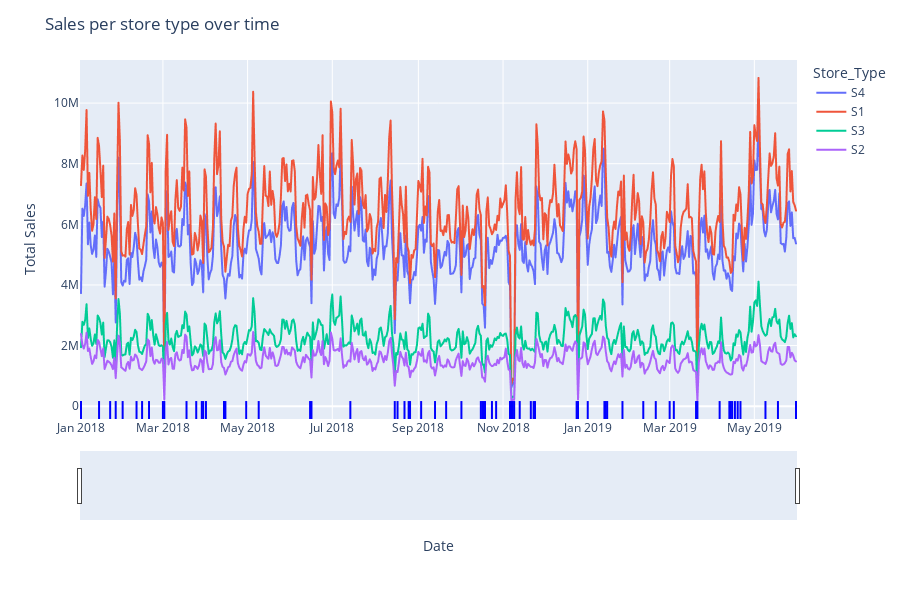
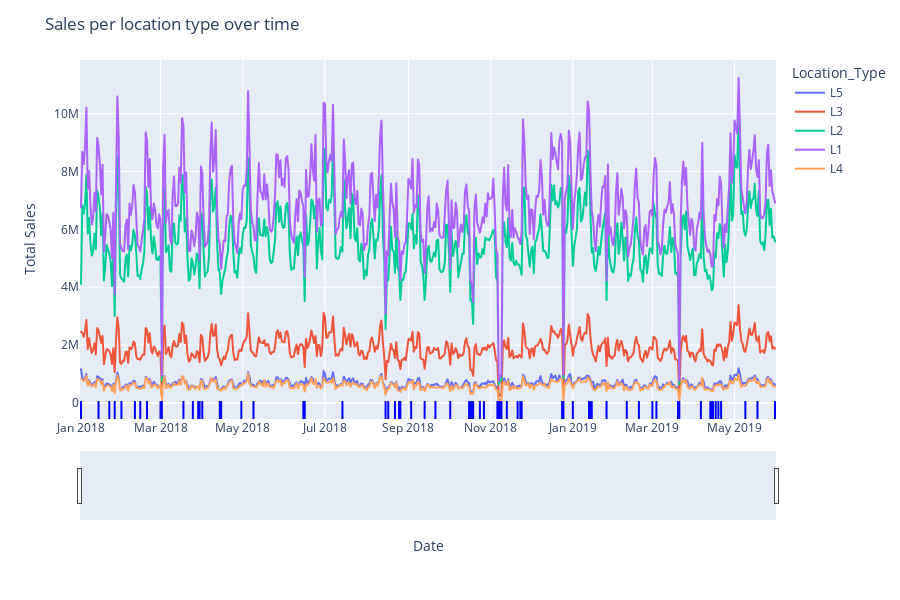
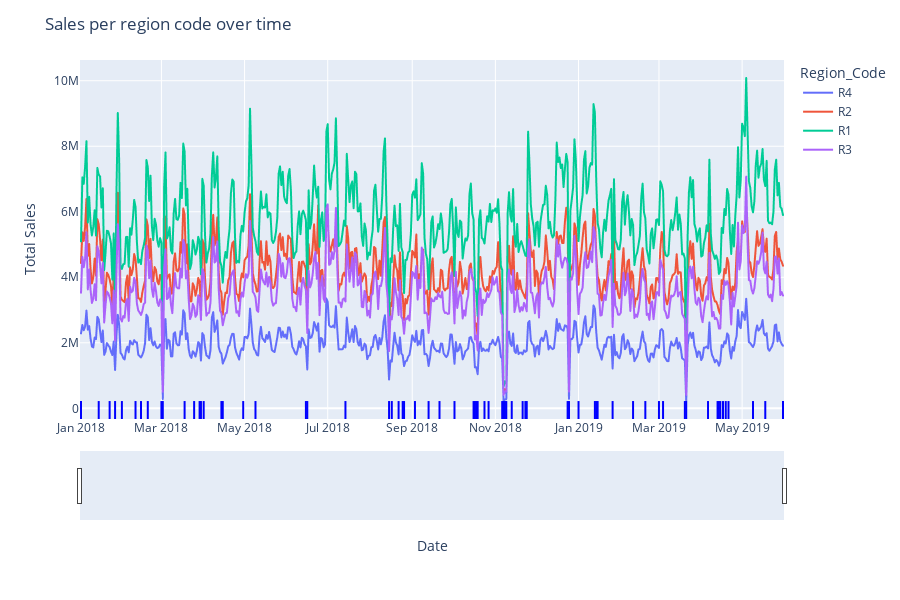

The code cell stored with these charts, in order, in its notebook:
### Code cell
def plot_grouped_time_series(df, x, y, group, title, xaxis_title, yaxis_title):
    fig = px.line(df, x=x, y=y, color=group)
    for date in holidays:
        fig.add_shape(
            type="line",
            x0=date,
            x1=date,
            y0=0.05,  
            y1=0,   
            xref="x",
            yref="paper",
            line=dict(color="blue", width=2)
        )
    fig.update_layout(
        title=title,
        xaxis_title=xaxis_title,
        yaxis_title=yaxis_title,
        xaxis_rangeslider_visible=True,
        height=600,
    )
    fig.show()


plot_grouped_time_series(train_store_type_agg, "Date", "Total_Sales", "Store_Type", "Sales per store type over time", "Date", "Total Sales")
plot_grouped_time_series(train_location_type_agg, "Date", "Total_Sales", "Location_Type", "Sales per location type over time", "Date", "Total Sales")
plot_grouped_time_series(train_region_code_agg, "Date", "Total_Sales", "Region_Code", "Sales per region code over time", "Date", "Total Sales")

### Figure 1 — Plotly figure (JSON) as saved in the notebook; plotly's stock layout.template omitted (floating-point values rounded to 4 significant figures; data arrays with more than 128 entries replaced by an {"elided": "..."} marker saying what was removed)
{"data": [{"hovertemplate": "Store_Type=S4<br>Date=%{x}<br>Total_Sales=%{y}<extra></extra>", "legendgroup": "S4", "line": {"color": "#636efa", "dash": "solid"}, "marker": {"symbol": "circle"}, "mode": "lines", "name": "S4", "showlegend": true, "type": "scattergl", "x": {"elided": "516 str values"}, "xaxis": "x", "y": {"elided": "516 int values"}, "yaxis": "y"}, {"hovertemplate": "Store_Type=S1<br>Date=%{x}<br>Total_Sales=%{y}<extra></extra>", "legendgroup": "S1", "line": {"color": "#EF553B", "dash": "solid"}, "marker": {"symbol": "circle"}, "mode": "lines", "name": "S1", "showlegend": true, "type": "scattergl", "x": {"elided": "516 str values"}, "xaxis": "x", "y": {"elided": "516 int values"}, "yaxis": "y"}, {"hovertemplate": "Store_Type=S3<br>Date=%{x}<br>Total_Sales=%{y}<extra></extra>", "legendgroup": "S3", "line": {"color": "#00cc96", "dash": "solid"}, "marker": {"symbol": "circle"}, "mode": "lines", "name": "S3", "showlegend": true, "type": "scattergl", "x": {"elided": "516 str values"}, "xaxis": "x", "y": {"elided": "516 int values"}, "yaxis": "y"}, {"hovertemplate": "Store_Type=S2<br>Date=%{x}<br>Total_Sales=%{y}<extra></extra>", "legendgroup": "S2", "line": {"color": "#ab63fa", "dash": "solid"}, "marker": {"symbol": "circle"}, "mode": "lines", "name": "S2", "showlegend": true, "type": "scattergl", "x": {"elided": "516 str values"}, "xaxis": "x", "y": {"elided": "516 int values"}, "yaxis": "y"}], "layout": {"height": 600, "legend": {"title": {"text": "Store_Type"}, "tracegroupgap": 0}, "margin": {"t": 60}, "shapes": [{"line": {"color": "blue", "width": 2}, "type": "line", "x0": "2019-04-06", "x1": "2019-04-06", "xref": "x", "y0": 0.05, "y1": 0, "yref": "paper"}, {"line": {"color": "blue", "width": 2}, "type": "line", "x0": "2018-02-19", "x1": "2018-02-19", "xref": "x", "y0": 0.05, "y1": 0, "yref": "paper"}, {"line": {"color": "blue", "width": 2}, "type": "line", "x0": "2018-03-18", "x1": "2018-03-18", "xref": "x", "y0": 0.05, "y1": 0, "yref": "paper"}, {"line": {"color": "blue", "width": 2}, "type": "line", "x0": "2018-06-16", "x1": "2018-06-16", "xref": "x", "y0": 0.05, "y1": 0, "yref": "paper"}, {"line": {"color": "blue", "width": 2}, "type": "line", "x0": "2018-11-06", "x1": "2018-11-06", "xref": "x", "y0": 0.05, "y1": 0, "yref": "paper"}, {"line": {"color": "blue", "width": 2}, "type": "line", "x0": "2019-01-15", "x1": "2019-01-15", "xref": "x", "y0": 0.05, "y1": 0, "yref": "paper"}, {"line": {"color": "blue", "width": 2}, "type": "line", "x0": "2019-03-20", "x1": "2019-03-20", "xref": "x", "y0": 0.05, "y1": 0, "yref": "paper"}, {"line": {"color": "blue", "width": 2}, "type": "line", "x0": "2019-04-21", "x1": "2019-04-21", "xref": "x", "y0": 0.05, "y1": 0, "yref": "paper"}, {"line": {"color": "blue", "width": 2}, "type": "line", "x0": "2018-01-01", "x1": "2018-01-01", "xref": "x", "y0": 0.05, "y1": 0, "yref": "paper"}, {"line": {"color": "blue", "width": 2}, "type": "line", "x0": "2018-07-14", "x1": "2018-07-14", "xref": "x", "y0": 0.05, "y1": 0, "yref": "paper"}, {"line": {"color": "blue", "width": 2}, "type": "line", "x0": "2018-08-25", "x1": "2018-08-25", "xref": "x", "y0": 0.05, "y1": 0, "yref": "paper"}, {"line": {"color": "blue", "width": 2}, "type": "line", "x0": "2018-09-21", "x1": "2018-09-21", "xref": "x", "y0": 0.05, "y1": 0, "yref": "paper"}, {"line": {"color": "blue", "width": 2}, "type": "line", "x0": "2018-11-21", "x1": "2018-11-21", "xref": "x", "y0": 0.05, "y1": 0, "yref": "paper"}, {"line": {"color": "blue", "width": 2}, "type": "line", "x0": "2018-12-25", "x1": "2018-12-25", "xref": "x", "y0": 0.05, "y1": 0, "yref": "paper"}, {"line": {"color": "blue", "width": 2}, "type": "line", "x0": "2019-01-14", "x1": "2019-01-14", "xref": "x", "y0": 0.05, "y1": 0, "yref": "paper"}, {"line": {"color": "blue", "width": 2}, "type": "line", "x0": "2019-02-19", "x1": "2019-02-19", "xref": "x", "y0": 0.05, "y1": 0, "yref": "paper"}, {"line": {"color": "blue", "width": 2}, "type": "line", "x0": "2019-03-04", "x1": "2019-03-04", "xref": "x", "y0": 0.05, "y1": 0, "yref": "paper"}, {"line": {"color": "blue", "width": 2}, "type": "line", "x0": "2019-05-18", "x1": "2019-05-18", "xref": "x", "y0": 0.05, "y1": 0, "yref": "paper"}, {"line": {"color": "blue", "width": 2}, "type": "line", "x0": "2018-01-22", "x1": "2018-01-22", "xref": "x", "y0": 0.05, "y1": 0, "yref": "paper"}, {"line": {"color": "blue", "width": 2}, "type": "line", "x0": "2018-03-02", "x1": "2018-03-02", "xref": "x", "y0": 0.05, "y1": 0, "yref": "paper"}, {"line": {"color": "blue", "width": 2}, "type": "line", "x0": "2018-10-02", "x1": "2018-10-02", "xref": "x", "y0": 0.05, "y1": 0, "yref": "paper"}, {"line": {"color": "blue", "width": 2}, "type": "line", "x0": "2018-10-18", "x1": "2018-10-18", "xref": "x", "y0": 0.05, "y1": 0, "yref": "paper"}, {"line": {"color": "blue", "width": 2}, "type": "line", "x0": "2018-11-13", "x1": "2018-11-13", "xref": "x", "y0": 0.05, "y1": 0, "yref": "paper"}, {"line": {"color": "blue", "width": 2}, "type": "line", "x0": "2018-12-24", "x1": "2018-12-24", "xref": "x", "y0": 0.05, "y1": 0, "yref": "paper"}, {"line": {"color": "blue", "width": 2}, "type": "line", "x0": "2019-01-01", "x1": "2019-01-01", "xref": "x", "y0": 0.05, "y1": 0, "yref": "paper"}, {"line": {"color": "blue", "width": 2}, "type": "line", "x0": "2019-03-01", "x1": "2019-03-01", "xref": "x", "y0": 0.05, "y1": 0, "yref": "paper"}, {"line": {"color": "blue", "width": 2}, "type": "line", "x0": "2018-01-26", "x1": "2018-01-26", "xref": "x", "y0": 0.05, "y1": 0, "yref": "paper"}, {"line": {"color": "blue", "width": 2}, "type": "line", "x0": "2018-04-01", "x1": "2018-04-01", "xref": "x", "y0": 0.05, "y1": 0, "yref": "paper"}, {"line": {"color": "blue", "width": 2}, "type": "line", "x0": "2018-04-15", "x1": "2018-04-15", "xref": "x", "y0": 0.05, "y1": 0, "yref": "paper"}, {"line": {"color": "blue", "width": 2}, "type": "line", "x0": "2018-05-09", "x1": "2018-05-09", "xref": "x", "y0": 0.05, "y1": 0, "yref": "paper"}, {"line": {"color": "blue", "width": 2}, "type": "line", "x0": "2018-06-15", "x1": "2018-06-15", "xref": "x", "y0": 0.05, "y1": 0, "yref": "paper"}, {"line": {"color": "blue", "width": 2}, "type": "line", "x0": "2018-09-03", "x1": "2018-09-03", "xref": "x", "y0": 0.05, "y1": 0, "yref": "paper"}, {"line": {"color": "blue", "width": 2}, "type": "line", "x0": "2018-10-17", "x1": "2018-10-17", "xref": "x", "y0": 0.05, "y1": 0, "yref": "paper"}, {"line": {"color": "blue", "width": 2}, "type": "line", "x0": "2018-10-27", "x1": "2018-10-27", "xref": "x", "y0": 0.05, "y1": 0, "yref": "paper"}, {"line": {"color": "blue", "width": 2}, "type": "line", "x0": "2018-11-23", "x1": "2018-11-23", "xref": "x", "y0": 0.05, "y1": 0, "yref": "paper"}, {"line": {"color": "blue", "width": 2}, "type": "line", "x0": "2018-11-24", "x1": "2018-11-24", "xref": "x", "y0": 0.05, "y1": 0, "yref": "paper"}, {"line": {"color": "blue", "width": 2}, "type": "line", "x0": "2019-04-13", "x1": "2019-04-13", "xref": "x", "y0": 0.05, "y1": 0, "yref": "paper"}, {"line": {"color": "blue", "width": 2}, "type": "line", "x0": "2018-02-10", "x1": "2018-02-10", "xref": "x", "y0": 0.05, "y1": 0, "yref": "paper"}, {"line": {"color": "blue", "width": 2}, "type": "line", "x0": "2018-03-01", "x1": "2018-03-01", "xref": "x", "y0": 0.05, "y1": 0, "yref": "paper"}, {"line": {"color": "blue", "width": 2}, "type": "line", "x0": "2018-04-30", "x1": "2018-04-30", "xref": "x", "y0": 0.05, "y1": 0, "yref": "paper"}, {"line": {"color": "blue", "width": 2}, "type": "line", "x0": "2018-08-15", "x1": "2018-08-15", "xref": "x", "y0": 0.05, "y1": 0, "yref": "paper"}, {"line": {"color": "blue", "width": 2}, "type": "line", "x0": "2018-08-17", "x1": "2018-08-17", "xref": "x", "y0": 0.05, "y1": 0, "yref": "paper"}, {"line": {"color": "blue", "width": 2}, "type": "line", "x0": "2018-09-13", "x1": "2018-09-13", "xref": "x", "y0": 0.05, "y1": 0, "yref": "paper"}, {"line": {"color": "blue", "width": 2}, "type": "line", "x0": "2019-01-26", "x1": "2019-01-26", "xref": "x", "y0": 0.05, "y1": 0, "yref": "paper"}, {"line": {"color": "blue", "width": 2}, "type": "line", "x0": "2019-02-10", "x1": "2019-02-10", "xref": "x", "y0": 0.05, "y1": 0, "yref": "paper"}, {"line": {"color": "blue", "width": 2}, "type": "line", "x0": "2019-04-15", "x1": "2019-04-15", "xref": "x", "y0": 0.05, "y1": 0, "yref": "paper"}, {"line": {"color": "blue", "width": 2}, "type": "line", "x0": "2019-05-31", "x1": "2019-05-31", "xref": "x", "y0": 0.05, "y1": 0, "yref": "paper"}, {"line": {"color": "blue", "width": 2}, "type": "line", "x0": "2018-01-31", "x1": "2018-01-31", "xref": "x", "y0": 0.05, "y1": 0, "yref": "paper"}, {"line": {"color": "blue", "width": 2}, "type": "line", "x0": "2018-03-29", "x1": "2018-03-29", "xref": "x", "y0": 0.05, "y1": 0, "yref": "paper"}, {"line": {"color": "blue", "width": 2}, "type": "line", "x0": "2018-03-30", "x1": "2018-03-30", "xref": "x", "y0": 0.05, "y1": 0, "yref": "paper"}, {"line": {"color": "blue", "width": 2}, "type": "line", "x0": "2018-10-16", "x1": "2018-10-16", "xref": "x", "y0": 0.05, "y1": 0, "yref": "paper"}, {"line": {"color": "blue", "width": 2}, "type": "line", "x0": "2018-10-19", "x1": "2018-10-19", "xref": "x", "y0": 0.05, "y1": 0, "yref": "paper"}, {"line": {"color": "blue", "width": 2}, "type": "line", "x0": "2018-11-08", "x1": "2018-11-08", "xref": "x", "y0": 0.05, "y1": 0, "yref": "paper"}, {"line": {"color": "blue", "width": 2}, "type": "line", "x0": "2018-01-14", "x1": "2018-01-14", "xref": "x", "y0": 0.05, "y1": 0, "yref": "paper"}, {"line": {"color": "blue", "width": 2}, "type": "line", "x0": "2018-02-14", "x1": "2018-02-14", "xref": "x", "y0": 0.05, "y1": 0, "yref": "paper"}, {"line": {"color": "blue", "width": 2}, "type": "line", "x0": "2018-04-14", "x1": "2018-04-14", "xref": "x", "y0": 0.05, "y1": 0, "yref": "paper"}, {"line": {"color": "blue", "width": 2}, "type": "line", "x0": "2018-08-22", "x1": "2018-08-22", "xref": "x", "y0": 0.05, "y1": 0, "yref": "paper"}, {"line": {"color": "blue", "width": 2}, "type": "line", "x0": "2018-10-24", "x1": "2018-10-24", "xref": "x", "y0": 0.05, "y1": 0, "yref": "paper"}, {"line": {"color": "blue", "width": 2}, "type": "line", "x0": "2018-11-09", "x1": "2018-11-09", "xref": "x", "y0": 0.05, "y1": 0, "yref": "paper"}, {"line": {"color": "blue", "width": 2}, "type": "line", "x0": "2019-01-13", "x1": "2019-01-13", "xref": "x", "y0": 0.05, "y1": 0, "yref": "paper"}, {"line": {"color": "blue", "width": 2}, "type": "line", "x0": "2019-03-21", "x1": "2019-03-21", "xref": "x", "y0": 0.05, "y1": 0, "yref": "paper"}, {"line": {"color": "blue", "width": 2}, "type": "line", "x0": "2019-04-14", "x1": "2019-04-14", "xref": "x", "y0": 0.05, "y1": 0, "yref": "paper"}, {"line": {"color": "blue", "width": 2}, "type": "line", "x0": "2019-04-17", "x1": "2019-04-17", "xref": "x", "y0": 0.05, "y1": 0, "yref": "paper"}, {"line": {"color": "blue", "width": 2}, "type": "line", "x0": "2019-04-19", "x1": "2019-04-19", "xref": "x", "y0": 0.05, "y1": 0, "yref": "paper"}, {"line": {"color": "blue", "width": 2}, "type": "line", "x0": "2019-05-09", "x1": "2019-05-09", "xref": "x", "y0": 0.05, "y1": 0, "yref": "paper"}, {"line": {"color": "blue", "width": 2}, "type": "line", "x0": "2018-03-25", "x1": "2018-03-25", "xref": "x", "y0": 0.05, "y1": 0, "yref": "paper"}, {"line": {"color": "blue", "width": 2}, "type": "line", "x0": "2018-08-26", "x1": "2018-08-26", "xref": "x", "y0": 0.05, "y1": 0, "yref": "paper"}, {"line": {"color": "blue", "width": 2}, "type": "line", "x0": "2018-11-07", "x1": "2018-11-07", "xref": "x", "y0": 0.05, "y1": 0, "yref": "paper"}], "title": {"text": "Sales per store type over time"}, "xaxis": {"anchor": "y", "domain": [0, 1], "rangeslider": {"visible": true}, "title": {"text": "Date"}}, "yaxis": {"anchor": "x", "domain": [0, 1], "title": {"text": "Total Sales"}}}}

### Figure 2 — Plotly figure (JSON) as saved in the notebook; plotly's stock layout.template omitted (floating-point values rounded to 4 significant figures; data arrays with more than 128 entries replaced by an {"elided": "..."} marker saying what was removed)
{"data": [{"hovertemplate": "Location_Type=L5<br>Date=%{x}<br>Total_Sales=%{y}<extra></extra>", "legendgroup": "L5", "line": {"color": "#636efa", "dash": "solid"}, "marker": {"symbol": "circle"}, "mode": "lines", "name": "L5", "showlegend": true, "type": "scattergl", "x": {"elided": "516 str values"}, "xaxis": "x", "y": {"elided": "516 int values"}, "yaxis": "y"}, {"hovertemplate": "Location_Type=L3<br>Date=%{x}<br>Total_Sales=%{y}<extra></extra>", "legendgroup": "L3", "line": {"color": "#EF553B", "dash": "solid"}, "marker": {"symbol": "circle"}, "mode": "lines", "name": "L3", "showlegend": true, "type": "scattergl", "x": {"elided": "516 str values"}, "xaxis": "x", "y": {"elided": "516 int values"}, "yaxis": "y"}, {"hovertemplate": "Location_Type=L2<br>Date=%{x}<br>Total_Sales=%{y}<extra></extra>", "legendgroup": "L2", "line": {"color": "#00cc96", "dash": "solid"}, "marker": {"symbol": "circle"}, "mode": "lines", "name": "L2", "showlegend": true, "type": "scattergl", "x": {"elided": "516 str values"}, "xaxis": "x", "y": {"elided": "516 int values"}, "yaxis": "y"}, {"hovertemplate": "Location_Type=L1<br>Date=%{x}<br>Total_Sales=%{y}<extra></extra>", "legendgroup": "L1", "line": {"color": "#ab63fa", "dash": "solid"}, "marker": {"symbol": "circle"}, "mode": "lines", "name": "L1", "showlegend": true, "type": "scattergl", "x": {"elided": "516 str values"}, "xaxis": "x", "y": {"elided": "516 int values"}, "yaxis": "y"}, {"hovertemplate": "Location_Type=L4<br>Date=%{x}<br>Total_Sales=%{y}<extra></extra>", "legendgroup": "L4", "line": {"color": "#FFA15A", "dash": "solid"}, "marker": {"symbol": "circle"}, "mode": "lines", "name": "L4", "showlegend": true, "type": "scattergl", "x": {"elided": "516 str values"}, "xaxis": "x", "y": {"elided": "516 int values"}, "yaxis": "y"}], "layout": {"height": 600, "legend": {"title": {"text": "Location_Type"}, "tracegroupgap": 0}, "margin": {"t": 60}, "shapes": [{"line": {"color": "blue", "width": 2}, "type": "line", "x0": "2019-04-06", "x1": "2019-04-06", "xref": "x", "y0": 0.05, "y1": 0, "yref": "paper"}, {"line": {"color": "blue", "width": 2}, "type": "line", "x0": "2018-02-19", "x1": "2018-02-19", "xref": "x", "y0": 0.05, "y1": 0, "yref": "paper"}, {"line": {"color": "blue", "width": 2}, "type": "line", "x0": "2018-03-18", "x1": "2018-03-18", "xref": "x", "y0": 0.05, "y1": 0, "yref": "paper"}, {"line": {"color": "blue", "width": 2}, "type": "line", "x0": "2018-06-16", "x1": "2018-06-16", "xref": "x", "y0": 0.05, "y1": 0, "yref": "paper"}, {"line": {"color": "blue", "width": 2}, "type": "line", "x0": "2018-11-06", "x1": "2018-11-06", "xref": "x", "y0": 0.05, "y1": 0, "yref": "paper"}, {"line": {"color": "blue", "width": 2}, "type": "line", "x0": "2019-01-15", "x1": "2019-01-15", "xref": "x", "y0": 0.05, "y1": 0, "yref": "paper"}, {"line": {"color": "blue", "width": 2}, "type": "line", "x0": "2019-03-20", "x1": "2019-03-20", "xref": "x", "y0": 0.05, "y1": 0, "yref": "paper"}, {"line": {"color": "blue", "width": 2}, "type": "line", "x0": "2019-04-21", "x1": "2019-04-21", "xref": "x", "y0": 0.05, "y1": 0, "yref": "paper"}, {"line": {"color": "blue", "width": 2}, "type": "line", "x0": "2018-01-01", "x1": "2018-01-01", "xref": "x", "y0": 0.05, "y1": 0, "yref": "paper"}, {"line": {"color": "blue", "width": 2}, "type": "line", "x0": "2018-07-14", "x1": "2018-07-14", "xref": "x", "y0": 0.05, "y1": 0, "yref": "paper"}, {"line": {"color": "blue", "width": 2}, "type": "line", "x0": "2018-08-25", "x1": "2018-08-25", "xref": "x", "y0": 0.05, "y1": 0, "yref": "paper"}, {"line": {"color": "blue", "width": 2}, "type": "line", "x0": "2018-09-21", "x1": "2018-09-21", "xref": "x", "y0": 0.05, "y1": 0, "yref": "paper"}, {"line": {"color": "blue", "width": 2}, "type": "line", "x0": "2018-11-21", "x1": "2018-11-21", "xref": "x", "y0": 0.05, "y1": 0, "yref": "paper"}, {"line": {"color": "blue", "width": 2}, "type": "line", "x0": "2018-12-25", "x1": "2018-12-25", "xref": "x", "y0": 0.05, "y1": 0, "yref": "paper"}, {"line": {"color": "blue", "width": 2}, "type": "line", "x0": "2019-01-14", "x1": "2019-01-14", "xref": "x", "y0": 0.05, "y1": 0, "yref": "paper"}, {"line": {"color": "blue", "width": 2}, "type": "line", "x0": "2019-02-19", "x1": "2019-02-19", "xref": "x", "y0": 0.05, "y1": 0, "yref": "paper"}, {"line": {"color": "blue", "width": 2}, "type": "line", "x0": "2019-03-04", "x1": "2019-03-04", "xref": "x", "y0": 0.05, "y1": 0, "yref": "paper"}, {"line": {"color": "blue", "width": 2}, "type": "line", "x0": "2019-05-18", "x1": "2019-05-18", "xref": "x", "y0": 0.05, "y1": 0, "yref": "paper"}, {"line": {"color": "blue", "width": 2}, "type": "line", "x0": "2018-01-22", "x1": "2018-01-22", "xref": "x", "y0": 0.05, "y1": 0, "yref": "paper"}, {"line": {"color": "blue", "width": 2}, "type": "line", "x0": "2018-03-02", "x1": "2018-03-02", "xref": "x", "y0": 0.05, "y1": 0, "yref": "paper"}, {"line": {"color": "blue", "width": 2}, "type": "line", "x0": "2018-10-02", "x1": "2018-10-02", "xref": "x", "y0": 0.05, "y1": 0, "yref": "paper"}, {"line": {"color": "blue", "width": 2}, "type": "line", "x0": "2018-10-18", "x1": "2018-10-18", "xref": "x", "y0": 0.05, "y1": 0, "yref": "paper"}, {"line": {"color": "blue", "width": 2}, "type": "line", "x0": "2018-11-13", "x1": "2018-11-13", "xref": "x", "y0": 0.05, "y1": 0, "yref": "paper"}, {"line": {"color": "blue", "width": 2}, "type": "line", "x0": "2018-12-24", "x1": "2018-12-24", "xref": "x", "y0": 0.05, "y1": 0, "yref": "paper"}, {"line": {"color": "blue", "width": 2}, "type": "line", "x0": "2019-01-01", "x1": "2019-01-01", "xref": "x", "y0": 0.05, "y1": 0, "yref": "paper"}, {"line": {"color": "blue", "width": 2}, "type": "line", "x0": "2019-03-01", "x1": "2019-03-01", "xref": "x", "y0": 0.05, "y1": 0, "yref": "paper"}, {"line": {"color": "blue", "width": 2}, "type": "line", "x0": "2018-01-26", "x1": "2018-01-26", "xref": "x", "y0": 0.05, "y1": 0, "yref": "paper"}, {"line": {"color": "blue", "width": 2}, "type": "line", "x0": "2018-04-01", "x1": "2018-04-01", "xref": "x", "y0": 0.05, "y1": 0, "yref": "paper"}, {"line": {"color": "blue", "width": 2}, "type": "line", "x0": "2018-04-15", "x1": "2018-04-15", "xref": "x", "y0": 0.05, "y1": 0, "yref": "paper"}, {"line": {"color": "blue", "width": 2}, "type": "line", "x0": "2018-05-09", "x1": "2018-05-09", "xref": "x", "y0": 0.05, "y1": 0, "yref": "paper"}, {"line": {"color": "blue", "width": 2}, "type": "line", "x0": "2018-06-15", "x1": "2018-06-15", "xref": "x", "y0": 0.05, "y1": 0, "yref": "paper"}, {"line": {"color": "blue", "width": 2}, "type": "line", "x0": "2018-09-03", "x1": "2018-09-03", "xref": "x", "y0": 0.05, "y1": 0, "yref": "paper"}, {"line": {"color": "blue", "width": 2}, "type": "line", "x0": "2018-10-17", "x1": "2018-10-17", "xref": "x", "y0": 0.05, "y1": 0, "yref": "paper"}, {"line": {"color": "blue", "width": 2}, "type": "line", "x0": "2018-10-27", "x1": "2018-10-27", "xref": "x", "y0": 0.05, "y1": 0, "yref": "paper"}, {"line": {"color": "blue", "width": 2}, "type": "line", "x0": "2018-11-23", "x1": "2018-11-23", "xref": "x", "y0": 0.05, "y1": 0, "yref": "paper"}, {"line": {"color": "blue", "width": 2}, "type": "line", "x0": "2018-11-24", "x1": "2018-11-24", "xref": "x", "y0": 0.05, "y1": 0, "yref": "paper"}, {"line": {"color": "blue", "width": 2}, "type": "line", "x0": "2019-04-13", "x1": "2019-04-13", "xref": "x", "y0": 0.05, "y1": 0, "yref": "paper"}, {"line": {"color": "blue", "width": 2}, "type": "line", "x0": "2018-02-10", "x1": "2018-02-10", "xref": "x", "y0": 0.05, "y1": 0, "yref": "paper"}, {"line": {"color": "blue", "width": 2}, "type": "line", "x0": "2018-03-01", "x1": "2018-03-01", "xref": "x", "y0": 0.05, "y1": 0, "yref": "paper"}, {"line": {"color": "blue", "width": 2}, "type": "line", "x0": "2018-04-30", "x1": "2018-04-30", "xref": "x", "y0": 0.05, "y1": 0, "yref": "paper"}, {"line": {"color": "blue", "width": 2}, "type": "line", "x0": "2018-08-15", "x1": "2018-08-15", "xref": "x", "y0": 0.05, "y1": 0, "yref": "paper"}, {"line": {"color": "blue", "width": 2}, "type": "line", "x0": "2018-08-17", "x1": "2018-08-17", "xref": "x", "y0": 0.05, "y1": 0, "yref": "paper"}, {"line": {"color": "blue", "width": 2}, "type": "line", "x0": "2018-09-13", "x1": "2018-09-13", "xref": "x", "y0": 0.05, "y1": 0, "yref": "paper"}, {"line": {"color": "blue", "width": 2}, "type": "line", "x0": "2019-01-26", "x1": "2019-01-26", "xref": "x", "y0": 0.05, "y1": 0, "yref": "paper"}, {"line": {"color": "blue", "width": 2}, "type": "line", "x0": "2019-02-10", "x1": "2019-02-10", "xref": "x", "y0": 0.05, "y1": 0, "yref": "paper"}, {"line": {"color": "blue", "width": 2}, "type": "line", "x0": "2019-04-15", "x1": "2019-04-15", "xref": "x", "y0": 0.05, "y1": 0, "yref": "paper"}, {"line": {"color": "blue", "width": 2}, "type": "line", "x0": "2019-05-31", "x1": "2019-05-31", "xref": "x", "y0": 0.05, "y1": 0, "yref": "paper"}, {"line": {"color": "blue", "width": 2}, "type": "line", "x0": "2018-01-31", "x1": "2018-01-31", "xref": "x", "y0": 0.05, "y1": 0, "yref": "paper"}, {"line": {"color": "blue", "width": 2}, "type": "line", "x0": "2018-03-29", "x1": "2018-03-29", "xref": "x", "y0": 0.05, "y1": 0, "yref": "paper"}, {"line": {"color": "blue", "width": 2}, "type": "line", "x0": "2018-03-30", "x1": "2018-03-30", "xref": "x", "y0": 0.05, "y1": 0, "yref": "paper"}, {"line": {"color": "blue", "width": 2}, "type": "line", "x0": "2018-10-16", "x1": "2018-10-16", "xref": "x", "y0": 0.05, "y1": 0, "yref": "paper"}, {"line": {"color": "blue", "width": 2}, "type": "line", "x0": "2018-10-19", "x1": "2018-10-19", "xref": "x", "y0": 0.05, "y1": 0, "yref": "paper"}, {"line": {"color": "blue", "width": 2}, "type": "line", "x0": "2018-11-08", "x1": "2018-11-08", "xref": "x", "y0": 0.05, "y1": 0, "yref": "paper"}, {"line": {"color": "blue", "width": 2}, "type": "line", "x0": "2018-01-14", "x1": "2018-01-14", "xref": "x", "y0": 0.05, "y1": 0, "yref": "paper"}, {"line": {"color": "blue", "width": 2}, "type": "line", "x0": "2018-02-14", "x1": "2018-02-14", "xref": "x", "y0": 0.05, "y1": 0, "yref": "paper"}, {"line": {"color": "blue", "width": 2}, "type": "line", "x0": "2018-04-14", "x1": "2018-04-14", "xref": "x", "y0": 0.05, "y1": 0, "yref": "paper"}, {"line": {"color": "blue", "width": 2}, "type": "line", "x0": "2018-08-22", "x1": "2018-08-22", "xref": "x", "y0": 0.05, "y1": 0, "yref": "paper"}, {"line": {"color": "blue", "width": 2}, "type": "line", "x0": "2018-10-24", "x1": "2018-10-24", "xref": "x", "y0": 0.05, "y1": 0, "yref": "paper"}, {"line": {"color": "blue", "width": 2}, "type": "line", "x0": "2018-11-09", "x1": "2018-11-09", "xref": "x", "y0": 0.05, "y1": 0, "yref": "paper"}, {"line": {"color": "blue", "width": 2}, "type": "line", "x0": "2019-01-13", "x1": "2019-01-13", "xref": "x", "y0": 0.05, "y1": 0, "yref": "paper"}, {"line": {"color": "blue", "width": 2}, "type": "line", "x0": "2019-03-21", "x1": "2019-03-21", "xref": "x", "y0": 0.05, "y1": 0, "yref": "paper"}, {"line": {"color": "blue", "width": 2}, "type": "line", "x0": "2019-04-14", "x1": "2019-04-14", "xref": "x", "y0": 0.05, "y1": 0, "yref": "paper"}, {"line": {"color": "blue", "width": 2}, "type": "line", "x0": "2019-04-17", "x1": "2019-04-17", "xref": "x", "y0": 0.05, "y1": 0, "yref": "paper"}, {"line": {"color": "blue", "width": 2}, "type": "line", "x0": "2019-04-19", "x1": "2019-04-19", "xref": "x", "y0": 0.05, "y1": 0, "yref": "paper"}, {"line": {"color": "blue", "width": 2}, "type": "line", "x0": "2019-05-09", "x1": "2019-05-09", "xref": "x", "y0": 0.05, "y1": 0, "yref": "paper"}, {"line": {"color": "blue", "width": 2}, "type": "line", "x0": "2018-03-25", "x1": "2018-03-25", "xref": "x", "y0": 0.05, "y1": 0, "yref": "paper"}, {"line": {"color": "blue", "width": 2}, "type": "line", "x0": "2018-08-26", "x1": "2018-08-26", "xref": "x", "y0": 0.05, "y1": 0, "yref": "paper"}, {"line": {"color": "blue", "width": 2}, "type": "line", "x0": "2018-11-07", "x1": "2018-11-07", "xref": "x", "y0": 0.05, "y1": 0, "yref": "paper"}], "title": {"text": "Sales per location type over time"}, "xaxis": {"anchor": "y", "domain": [0, 1], "rangeslider": {"visible": true}, "title": {"text": "Date"}}, "yaxis": {"anchor": "x", "domain": [0, 1], "title": {"text": "Total Sales"}}}}

### Figure 3 — Plotly figure (JSON) as saved in the notebook; plotly's stock layout.template omitted (floating-point values rounded to 4 significant figures; data arrays with more than 128 entries replaced by an {"elided": "..."} marker saying what was removed)
{"data": [{"hovertemplate": "Region_Code=R4<br>Date=%{x}<br>Total_Sales=%{y}<extra></extra>", "legendgroup": "R4", "line": {"color": "#636efa", "dash": "solid"}, "marker": {"symbol": "circle"}, "mode": "lines", "name": "R4", "showlegend": true, "type": "scattergl", "x": {"elided": "516 str values"}, "xaxis": "x", "y": {"elided": "516 int values"}, "yaxis": "y"}, {"hovertemplate": "Region_Code=R2<br>Date=%{x}<br>Total_Sales=%{y}<extra></extra>", "legendgroup": "R2", "line": {"color": "#EF553B", "dash": "solid"}, "marker": {"symbol": "circle"}, "mode": "lines", "name": "R2", "showlegend": true, "type": "scattergl", "x": {"elided": "516 str values"}, "xaxis": "x", "y": {"elided": "516 int values"}, "yaxis": "y"}, {"hovertemplate": "Region_Code=R1<br>Date=%{x}<br>Total_Sales=%{y}<extra></extra>", "legendgroup": "R1", "line": {"color": "#00cc96", "dash": "solid"}, "marker": {"symbol": "circle"}, "mode": "lines", "name": "R1", "showlegend": true, "type": "scattergl", "x": {"elided": "516 str values"}, "xaxis": "x", "y": {"elided": "516 int values"}, "yaxis": "y"}, {"hovertemplate": "Region_Code=R3<br>Date=%{x}<br>Total_Sales=%{y}<extra></extra>", "legendgroup": "R3", "line": {"color": "#ab63fa", "dash": "solid"}, "marker": {"symbol": "circle"}, "mode": "lines", "name": "R3", "showlegend": true, "type": "scattergl", "x": {"elided": "516 str values"}, "xaxis": "x", "y": {"elided": "516 int values"}, "yaxis": "y"}], "layout": {"height": 600, "legend": {"title": {"text": "Region_Code"}, "tracegroupgap": 0}, "margin": {"t": 60}, "shapes": [{"line": {"color": "blue", "width": 2}, "type": "line", "x0": "2019-04-06", "x1": "2019-04-06", "xref": "x", "y0": 0.05, "y1": 0, "yref": "paper"}, {"line": {"color": "blue", "width": 2}, "type": "line", "x0": "2018-02-19", "x1": "2018-02-19", "xref": "x", "y0": 0.05, "y1": 0, "yref": "paper"}, {"line": {"color": "blue", "width": 2}, "type": "line", "x0": "2018-03-18", "x1": "2018-03-18", "xref": "x", "y0": 0.05, "y1": 0, "yref": "paper"}, {"line": {"color": "blue", "width": 2}, "type": "line", "x0": "2018-06-16", "x1": "2018-06-16", "xref": "x", "y0": 0.05, "y1": 0, "yref": "paper"}, {"line": {"color": "blue", "width": 2}, "type": "line", "x0": "2018-11-06", "x1": "2018-11-06", "xref": "x", "y0": 0.05, "y1": 0, "yref": "paper"}, {"line": {"color": "blue", "width": 2}, "type": "line", "x0": "2019-01-15", "x1": "2019-01-15", "xref": "x", "y0": 0.05, "y1": 0, "yref": "paper"}, {"line": {"color": "blue", "width": 2}, "type": "line", "x0": "2019-03-20", "x1": "2019-03-20", "xref": "x", "y0": 0.05, "y1": 0, "yref": "paper"}, {"line": {"color": "blue", "width": 2}, "type": "line", "x0": "2019-04-21", "x1": "2019-04-21", "xref": "x", "y0": 0.05, "y1": 0, "yref": "paper"}, {"line": {"color": "blue", "width": 2}, "type": "line", "x0": "2018-01-01", "x1": "2018-01-01", "xref": "x", "y0": 0.05, "y1": 0, "yref": "paper"}, {"line": {"color": "blue", "width": 2}, "type": "line", "x0": "2018-07-14", "x1": "2018-07-14", "xref": "x", "y0": 0.05, "y1": 0, "yref": "paper"}, {"line": {"color": "blue", "width": 2}, "type": "line", "x0": "2018-08-25", "x1": "2018-08-25", "xref": "x", "y0": 0.05, "y1": 0, "yref": "paper"}, {"line": {"color": "blue", "width": 2}, "type": "line", "x0": "2018-09-21", "x1": "2018-09-21", "xref": "x", "y0": 0.05, "y1": 0, "yref": "paper"}, {"line": {"color": "blue", "width": 2}, "type": "line", "x0": "2018-11-21", "x1": "2018-11-21", "xref": "x", "y0": 0.05, "y1": 0, "yref": "paper"}, {"line": {"color": "blue", "width": 2}, "type": "line", "x0": "2018-12-25", "x1": "2018-12-25", "xref": "x", "y0": 0.05, "y1": 0, "yref": "paper"}, {"line": {"color": "blue", "width": 2}, "type": "line", "x0": "2019-01-14", "x1": "2019-01-14", "xref": "x", "y0": 0.05, "y1": 0, "yref": "paper"}, {"line": {"color": "blue", "width": 2}, "type": "line", "x0": "2019-02-19", "x1": "2019-02-19", "xref": "x", "y0": 0.05, "y1": 0, "yref": "paper"}, {"line": {"color": "blue", "width": 2}, "type": "line", "x0": "2019-03-04", "x1": "2019-03-04", "xref": "x", "y0": 0.05, "y1": 0, "yref": "paper"}, {"line": {"color": "blue", "width": 2}, "type": "line", "x0": "2019-05-18", "x1": "2019-05-18", "xref": "x", "y0": 0.05, "y1": 0, "yref": "paper"}, {"line": {"color": "blue", "width": 2}, "type": "line", "x0": "2018-01-22", "x1": "2018-01-22", "xref": "x", "y0": 0.05, "y1": 0, "yref": "paper"}, {"line": {"color": "blue", "width": 2}, "type": "line", "x0": "2018-03-02", "x1": "2018-03-02", "xref": "x", "y0": 0.05, "y1": 0, "yref": "paper"}, {"line": {"color": "blue", "width": 2}, "type": "line", "x0": "2018-10-02", "x1": "2018-10-02", "xref": "x", "y0": 0.05, "y1": 0, "yref": "paper"}, {"line": {"color": "blue", "width": 2}, "type": "line", "x0": "2018-10-18", "x1": "2018-10-18", "xref": "x", "y0": 0.05, "y1": 0, "yref": "paper"}, {"line": {"color": "blue", "width": 2}, "type": "line", "x0": "2018-11-13", "x1": "2018-11-13", "xref": "x", "y0": 0.05, "y1": 0, "yref": "paper"}, {"line": {"color": "blue", "width": 2}, "type": "line", "x0": "2018-12-24", "x1": "2018-12-24", "xref": "x", "y0": 0.05, "y1": 0, "yref": "paper"}, {"line": {"color": "blue", "width": 2}, "type": "line", "x0": "2019-01-01", "x1": "2019-01-01", "xref": "x", "y0": 0.05, "y1": 0, "yref": "paper"}, {"line": {"color": "blue", "width": 2}, "type": "line", "x0": "2019-03-01", "x1": "2019-03-01", "xref": "x", "y0": 0.05, "y1": 0, "yref": "paper"}, {"line": {"color": "blue", "width": 2}, "type": "line", "x0": "2018-01-26", "x1": "2018-01-26", "xref": "x", "y0": 0.05, "y1": 0, "yref": "paper"}, {"line": {"color": "blue", "width": 2}, "type": "line", "x0": "2018-04-01", "x1": "2018-04-01", "xref": "x", "y0": 0.05, "y1": 0, "yref": "paper"}, {"line": {"color": "blue", "width": 2}, "type": "line", "x0": "2018-04-15", "x1": "2018-04-15", "xref": "x", "y0": 0.05, "y1": 0, "yref": "paper"}, {"line": {"color": "blue", "width": 2}, "type": "line", "x0": "2018-05-09", "x1": "2018-05-09", "xref": "x", "y0": 0.05, "y1": 0, "yref": "paper"}, {"line": {"color": "blue", "width": 2}, "type": "line", "x0": "2018-06-15", "x1": "2018-06-15", "xref": "x", "y0": 0.05, "y1": 0, "yref": "paper"}, {"line": {"color": "blue", "width": 2}, "type": "line", "x0": "2018-09-03", "x1": "2018-09-03", "xref": "x", "y0": 0.05, "y1": 0, "yref": "paper"}, {"line": {"color": "blue", "width": 2}, "type": "line", "x0": "2018-10-17", "x1": "2018-10-17", "xref": "x", "y0": 0.05, "y1": 0, "yref": "paper"}, {"line": {"color": "blue", "width": 2}, "type": "line", "x0": "2018-10-27", "x1": "2018-10-27", "xref": "x", "y0": 0.05, "y1": 0, "yref": "paper"}, {"line": {"color": "blue", "width": 2}, "type": "line", "x0": "2018-11-23", "x1": "2018-11-23", "xref": "x", "y0": 0.05, "y1": 0, "yref": "paper"}, {"line": {"color": "blue", "width": 2}, "type": "line", "x0": "2018-11-24", "x1": "2018-11-24", "xref": "x", "y0": 0.05, "y1": 0, "yref": "paper"}, {"line": {"color": "blue", "width": 2}, "type": "line", "x0": "2019-04-13", "x1": "2019-04-13", "xref": "x", "y0": 0.05, "y1": 0, "yref": "paper"}, {"line": {"color": "blue", "width": 2}, "type": "line", "x0": "2018-02-10", "x1": "2018-02-10", "xref": "x", "y0": 0.05, "y1": 0, "yref": "paper"}, {"line": {"color": "blue", "width": 2}, "type": "line", "x0": "2018-03-01", "x1": "2018-03-01", "xref": "x", "y0": 0.05, "y1": 0, "yref": "paper"}, {"line": {"color": "blue", "width": 2}, "type": "line", "x0": "2018-04-30", "x1": "2018-04-30", "xref": "x", "y0": 0.05, "y1": 0, "yref": "paper"}, {"line": {"color": "blue", "width": 2}, "type": "line", "x0": "2018-08-15", "x1": "2018-08-15", "xref": "x", "y0": 0.05, "y1": 0, "yref": "paper"}, {"line": {"color": "blue", "width": 2}, "type": "line", "x0": "2018-08-17", "x1": "2018-08-17", "xref": "x", "y0": 0.05, "y1": 0, "yref": "paper"}, {"line": {"color": "blue", "width": 2}, "type": "line", "x0": "2018-09-13", "x1": "2018-09-13", "xref": "x", "y0": 0.05, "y1": 0, "yref": "paper"}, {"line": {"color": "blue", "width": 2}, "type": "line", "x0": "2019-01-26", "x1": "2019-01-26", "xref": "x", "y0": 0.05, "y1": 0, "yref": "paper"}, {"line": {"color": "blue", "width": 2}, "type": "line", "x0": "2019-02-10", "x1": "2019-02-10", "xref": "x", "y0": 0.05, "y1": 0, "yref": "paper"}, {"line": {"color": "blue", "width": 2}, "type": "line", "x0": "2019-04-15", "x1": "2019-04-15", "xref": "x", "y0": 0.05, "y1": 0, "yref": "paper"}, {"line": {"color": "blue", "width": 2}, "type": "line", "x0": "2019-05-31", "x1": "2019-05-31", "xref": "x", "y0": 0.05, "y1": 0, "yref": "paper"}, {"line": {"color": "blue", "width": 2}, "type": "line", "x0": "2018-01-31", "x1": "2018-01-31", "xref": "x", "y0": 0.05, "y1": 0, "yref": "paper"}, {"line": {"color": "blue", "width": 2}, "type": "line", "x0": "2018-03-29", "x1": "2018-03-29", "xref": "x", "y0": 0.05, "y1": 0, "yref": "paper"}, {"line": {"color": "blue", "width": 2}, "type": "line", "x0": "2018-03-30", "x1": "2018-03-30", "xref": "x", "y0": 0.05, "y1": 0, "yref": "paper"}, {"line": {"color": "blue", "width": 2}, "type": "line", "x0": "2018-10-16", "x1": "2018-10-16", "xref": "x", "y0": 0.05, "y1": 0, "yref": "paper"}, {"line": {"color": "blue", "width": 2}, "type": "line", "x0": "2018-10-19", "x1": "2018-10-19", "xref": "x", "y0": 0.05, "y1": 0, "yref": "paper"}, {"line": {"color": "blue", "width": 2}, "type": "line", "x0": "2018-11-08", "x1": "2018-11-08", "xref": "x", "y0": 0.05, "y1": 0, "yref": "paper"}, {"line": {"color": "blue", "width": 2}, "type": "line", "x0": "2018-01-14", "x1": "2018-01-14", "xref": "x", "y0": 0.05, "y1": 0, "yref": "paper"}, {"line": {"color": "blue", "width": 2}, "type": "line", "x0": "2018-02-14", "x1": "2018-02-14", "xref": "x", "y0": 0.05, "y1": 0, "yref": "paper"}, {"line": {"color": "blue", "width": 2}, "type": "line", "x0": "2018-04-14", "x1": "2018-04-14", "xref": "x", "y0": 0.05, "y1": 0, "yref": "paper"}, {"line": {"color": "blue", "width": 2}, "type": "line", "x0": "2018-08-22", "x1": "2018-08-22", "xref": "x", "y0": 0.05, "y1": 0, "yref": "paper"}, {"line": {"color": "blue", "width": 2}, "type": "line", "x0": "2018-10-24", "x1": "2018-10-24", "xref": "x", "y0": 0.05, "y1": 0, "yref": "paper"}, {"line": {"color": "blue", "width": 2}, "type": "line", "x0": "2018-11-09", "x1": "2018-11-09", "xref": "x", "y0": 0.05, "y1": 0, "yref": "paper"}, {"line": {"color": "blue", "width": 2}, "type": "line", "x0": "2019-01-13", "x1": "2019-01-13", "xref": "x", "y0": 0.05, "y1": 0, "yref": "paper"}, {"line": {"color": "blue", "width": 2}, "type": "line", "x0": "2019-03-21", "x1": "2019-03-21", "xref": "x", "y0": 0.05, "y1": 0, "yref": "paper"}, {"line": {"color": "blue", "width": 2}, "type": "line", "x0": "2019-04-14", "x1": "2019-04-14", "xref": "x", "y0": 0.05, "y1": 0, "yref": "paper"}, {"line": {"color": "blue", "width": 2}, "type": "line", "x0": "2019-04-17", "x1": "2019-04-17", "xref": "x", "y0": 0.05, "y1": 0, "yref": "paper"}, {"line": {"color": "blue", "width": 2}, "type": "line", "x0": "2019-04-19", "x1": "2019-04-19", "xref": "x", "y0": 0.05, "y1": 0, "yref": "paper"}, {"line": {"color": "blue", "width": 2}, "type": "line", "x0": "2019-05-09", "x1": "2019-05-09", "xref": "x", "y0": 0.05, "y1": 0, "yref": "paper"}, {"line": {"color": "blue", "width": 2}, "type": "line", "x0": "2018-03-25", "x1": "2018-03-25", "xref": "x", "y0": 0.05, "y1": 0, "yref": "paper"}, {"line": {"color": "blue", "width": 2}, "type": "line", "x0": "2018-08-26", "x1": "2018-08-26", "xref": "x", "y0": 0.05, "y1": 0, "yref": "paper"}, {"line": {"color": "blue", "width": 2}, "type": "line", "x0": "2018-11-07", "x1": "2018-11-07", "xref": "x", "y0": 0.05, "y1": 0, "yref": "paper"}], "title": {"text": "Sales per region code over time"}, "xaxis": {"anchor": "y", "domain": [0, 1], "rangeslider": {"visible": true}, "title": {"text": "Date"}}, "yaxis": {"anchor": "x", "domain": [0, 1], "title": {"text": "Total Sales"}}}}
